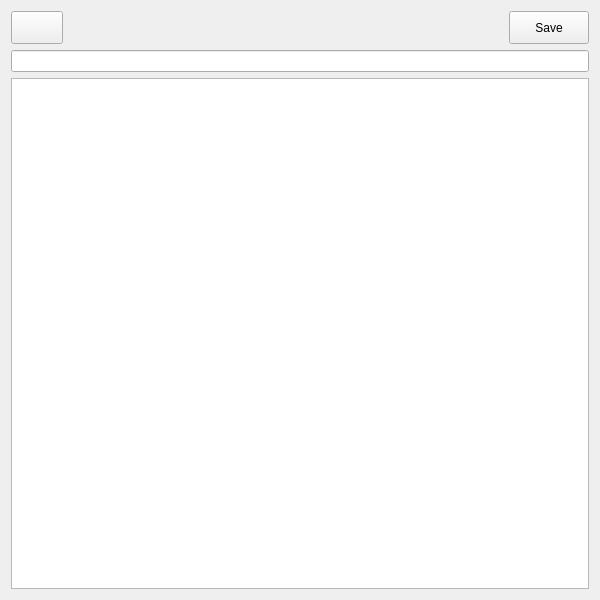
<?xml version="1.0" encoding="UTF-8"?>
<ui version="4.0">
 <class>editDiaryFrame</class>
 <widget class="QFrame" name="editDiaryFrame">
  <property name="enabled">
   <bool>true</bool>
  </property>
  <property name="geometry">
   <rect>
    <x>0</x>
    <y>0</y>
    <width>600</width>
    <height>600</height>
   </rect>
  </property>
  <property name="sizePolicy">
   <sizepolicy hsizetype="Expanding" vsizetype="Expanding">
    <horstretch>0</horstretch>
    <verstretch>0</verstretch>
   </sizepolicy>
  </property>
  <property name="sizeIncrement">
   <size>
    <width>1</width>
    <height>1</height>
   </size>
  </property>
  <property name="windowTitle">
   <string>Frame</string>
  </property>
  <layout class="QVBoxLayout" name="verticalLayout" stretch="1,1,1">
   <property name="sizeConstraint">
    <enum>QLayout::SetMaximumSize</enum>
   </property>
   <item>
    <widget class="QFrame" name="frame">
     <property name="sizePolicy">
      <sizepolicy hsizetype="Expanding" vsizetype="Fixed">
       <horstretch>0</horstretch>
       <verstretch>0</verstretch>
      </sizepolicy>
     </property>
     <property name="minimumSize">
      <size>
       <width>0</width>
       <height>0</height>
      </size>
     </property>
     <property name="maximumSize">
      <size>
       <width>16777215</width>
       <height>33</height>
      </size>
     </property>
     <property name="frameShape">
      <enum>QFrame::NoFrame</enum>
     </property>
     <property name="frameShadow">
      <enum>QFrame::Raised</enum>
     </property>
     <layout class="QHBoxLayout" name="horizontalLayout">
      <property name="leftMargin">
       <number>0</number>
      </property>
      <property name="topMargin">
       <number>0</number>
      </property>
      <property name="rightMargin">
       <number>0</number>
      </property>
      <property name="bottomMargin">
       <number>0</number>
      </property>
      <item>
       <widget class="QPushButton" name="goBackButton">
        <property name="enabled">
         <bool>true</bool>
        </property>
        <property name="sizePolicy">
         <sizepolicy hsizetype="Preferred" vsizetype="Expanding">
          <horstretch>0</horstretch>
          <verstretch>0</verstretch>
         </sizepolicy>
        </property>
        <property name="minimumSize">
         <size>
          <width>52</width>
          <height>0</height>
         </size>
        </property>
        <property name="text">
         <string/>
        </property>
       </widget>
      </item>
      <item>
       <spacer name="horizontalSpacer">
        <property name="orientation">
         <enum>Qt::Horizontal</enum>
        </property>
        <property name="sizeHint" stdset="0">
         <size>
          <width>528</width>
          <height>30</height>
         </size>
        </property>
       </spacer>
      </item>
      <item>
       <widget class="QPushButton" name="saveButton">
        <property name="sizePolicy">
         <sizepolicy hsizetype="Minimum" vsizetype="Expanding">
          <horstretch>0</horstretch>
          <verstretch>0</verstretch>
         </sizepolicy>
        </property>
        <property name="text">
         <string>Save</string>
        </property>
       </widget>
      </item>
     </layout>
    </widget>
   </item>
   <item>
    <widget class="QLineEdit" name="diaryTitleLineEdit"/>
   </item>
   <item>
    <widget class="QTextEdit" name="diaryBodyTextEdit"/>
   </item>
  </layout>
 </widget>
 <resources/>
 <connections/>
</ui>
